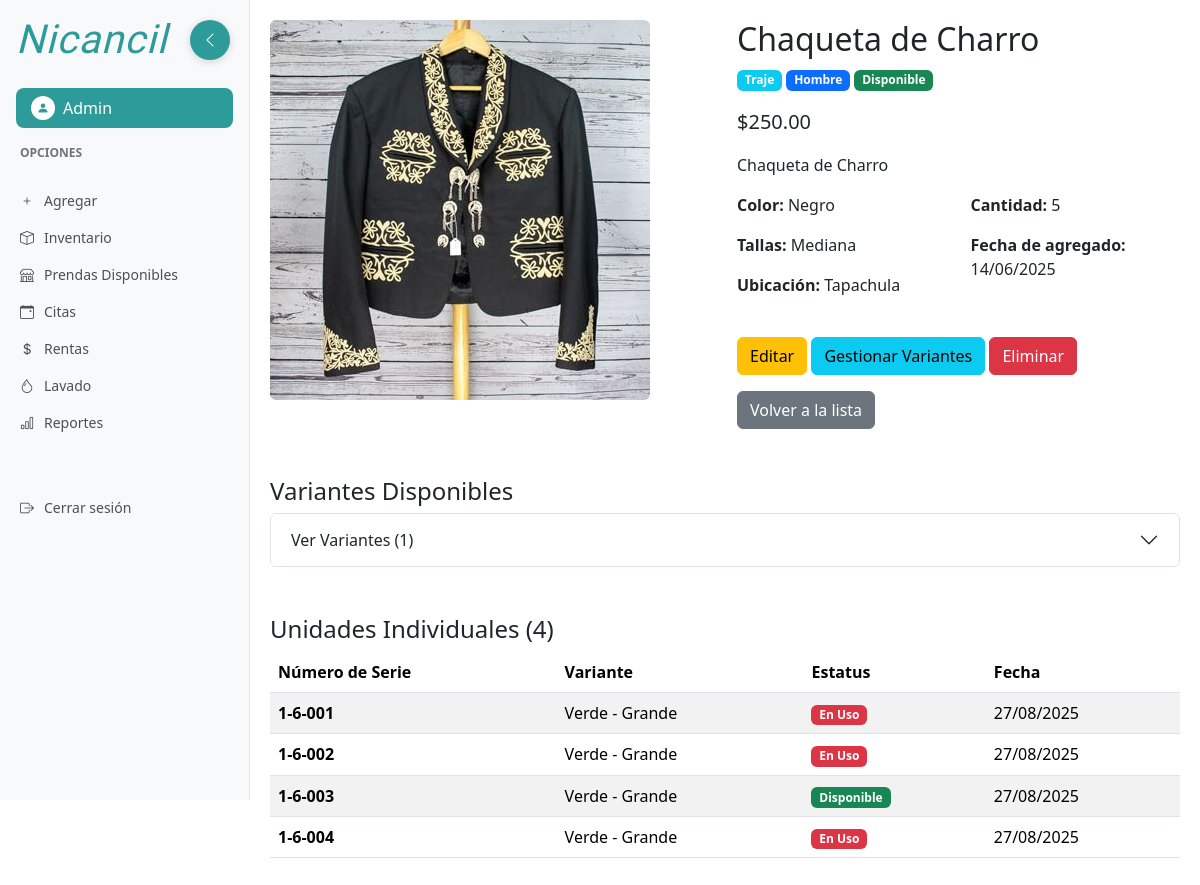
The app's page /prenda/1/ (signed in), older data.
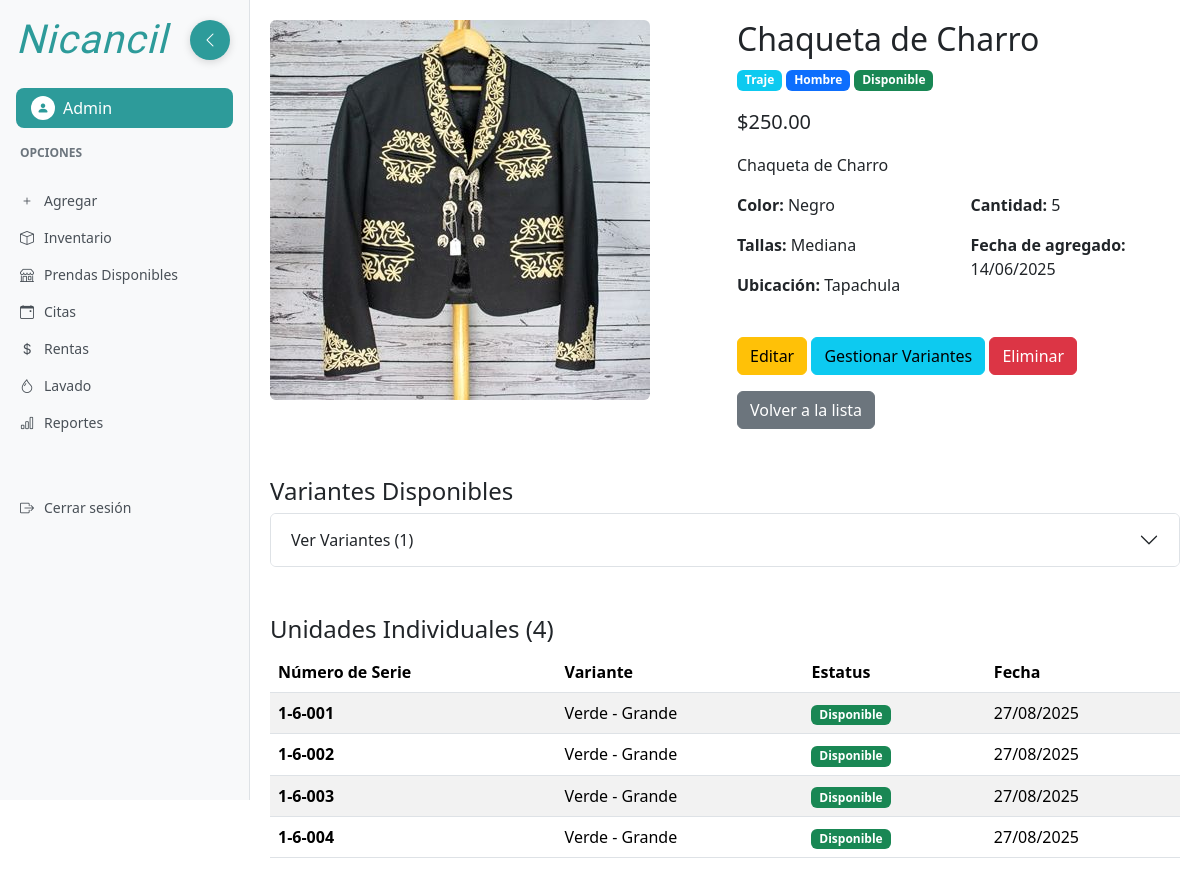
The same page, newer data.
### inventario/models.py (models this page shows, shortened)
class PrendaUnidad(models.Model):
    variante=models.ForeignKey(PrendaVariante, on_delete=models.CASCADE, related_name='unidades' )
    numero_serie=models.CharField(max_length=20, unique=True)
    estatus=models.CharField(max_length=20, choices=Prenda.ESTATUS, default='disponible')
    fecha_creacion=models.DateTimeField(auto_now_add=True)
    notas=models.TextField(blank=True, help_text="Notas adicionales sobre la unidad")
    class Meta:
        verbose_name="Unidad de Prenda"
        verbose_name_plural="Unidades de Prenda"
        ordering=['numero_serie']

class PrendaVariante(models.Model):
    prenda = models.ForeignKey(Prenda, on_delete=models.CASCADE, related_name='variantes')
    color = models.CharField(max_length=50)
    talla = models.CharField(max_length=20)
    cantidad = models.PositiveIntegerField(default=1)
    estatus = models.CharField(max_length=20, choices=Prenda.ESTATUS)
    imagen = models.ImageField(upload_to='variantes/', null=True, blank=True)
    class Meta:
        unique_together = ('prenda', 'color', 'talla')

### inventario/views.py (the view)
# urls.py: path('prenda/<int:pk>/', views.prenda_detalle, name='prenda_detalle'),
@login_required
def prenda_detalle(request, pk):
    prenda = get_object_or_404(Prenda, pk=pk)
    unidades=PrendaUnidad.objects.filter(variante__prenda=prenda)
    return render(request, 'inventario/prenda_detalle.html', {'prenda': prenda, 'unidades':unidades})

### templates/inventario/prenda_detalle.html (shortened to what the changed rows need)
{% extends 'base_dashboard.html' %}
{% block content %}
    <div class="row">
        <div class="col-md-6">
            <h2>{{ prenda.nombre }}</h2>
        </div>
    </div>
    {% if prenda.variantes.exists %}
    <div class="row mt-5">
        <div class="col-12">
            <div class="accordion" id="variantesAccordion">
                <div class="accordion-item">
                    <h2 class="accordion-header" id="headingVariantes">
                        <button class="accordion-button collapsed" type="button" data-bs-toggle="collapse" data-bs-target="#collapseVariantes" aria-expanded="false" aria-controls="collapseVariantes">
                            Ver Variantes ({{ prenda.variantes.count }})
                        </button>
                    </h2>
                </div>
            </div>
        </div>
    </div>
    {% endif %}
    {% if unidades %}
    <div class="row mt-5">
        <div class="col-12">
            <div class="table-responsive">
                <table class="table table-striped">
                    <thead>
                        <tr>
                            <th>Número de Serie</th>
                            <th>Variante</th>
                            <th>Estatus</th>
                            <th>Fecha</th>
                        </tr>
                    </thead>
                    <tbody>
                        {% for unidad in unidades %}
                        <tr>
                            <td><strong>{{ unidad.numero_serie }}</strong></td>
                            <td>{{ unidad.variante.color }} - {{ unidad.variante.talla }}</td>
                            <td>
                                <span class="badge bg-{% if unidad.estatus == 'disponible' %}success{% elif unidad.estatus == 'apartado' %}warning{% else %}danger{% endif %}">
                                    {{ unidad.get_estatus_display }}
                                </span>
                            </td>
                            <td>{{ unidad.fecha_creacion|date:"d/m/Y" }}</td>
                        </tr>
                        {% endfor %}
                    </tbody>
                </table>
            </div>
        </div>
    </div>
    {% endif %}
{% endblock %}

Row changes from the older to the newer data that the page shows:
changed PrendaUnidad (number 1 of 4 on the later page): estatus "En Uso" → "Disponible"
changed PrendaUnidad (number 2 of 4 on the later page): estatus "En Uso" → "Disponible"
changed PrendaUnidad (number 4 of 4 on the later page): estatus "En Uso" → "Disponible"
